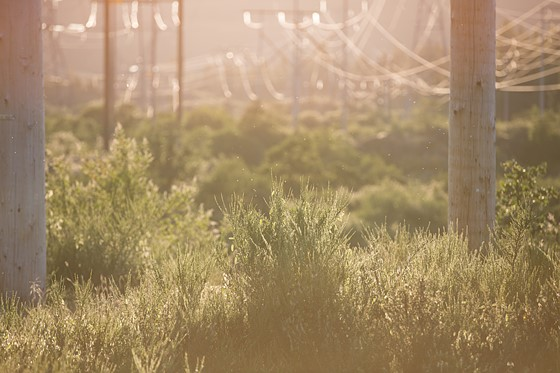
#> input picture lowcontrastcolor.jpg, 560 x 373 px
$ python xulymau.py lowcontrastcolor.jpg
#> lines starting #> are read from the running program, lines starting #| are printed output that depends on the picture
import cv2
import os, sys
import numpy as np
from matplotlib import pyplot as plt

def Color_Image_Histogram(img):
#> called with img = 'lowcontrastcolor.jpg'
	img_bgr = cv2.imread(img)
#> img_bgr is the input picture: shape (373, 560, 3); mean B, G, R 104.5, 139.9, 164.5
	ycrcb_img = cv2.cvtColor(img_bgr, cv2.COLOR_BGR2YCrCb)
#> ycrcb_img: shape (373, 560, 3); mean of channels 0, 1, 2 143.3, 143.2, 106.2
	color = ("b", [0, 0, 0, 0], [0, 0, 0, 0])

	plt.figure()
	for i, col in enumerate(color):
		histr = cv2.calcHist([ycrcb_img], [i], None, [256], [0, 256])
		plt.plot(histr, color = col)
	plt.xlim([0, 256])
	plt.xlabel("frequency")
	plt.ylabel("intensity")
	plt.show()
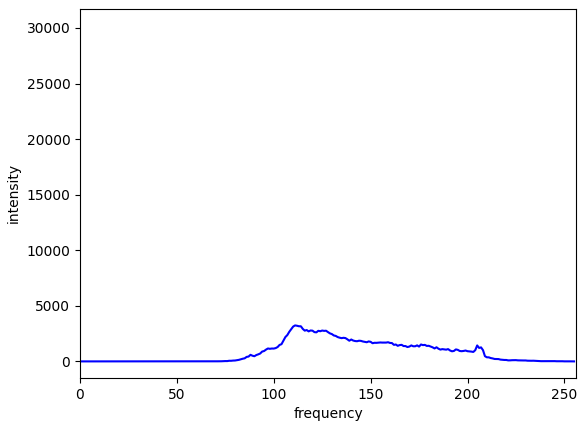
#> figure drawn by matplotlib, 1 panel; curve peaks at x = 111, y = 3237; curve peaks at x = 145, y = 30228; curve peaks at x = 104, y = 17025
	cv2.waitKey()

def Color_Image_Equalizing(img):
#> called with img = 'lowcontrastcolor.jpg'
	rgb_img = cv2.imread(img)
	cv2.imshow("Original Image", rgb_img)
	ycrcb_img = cv2.cvtColor(rgb_img, cv2.COLOR_BGR2YCrCb)
	ycrcb_img[:, :, 0] = cv2.equalizeHist(ycrcb_img[:, :, 0])
#> ycrcb_img: shape (373, 560, 3); mean of channels 0, 1, 2 128.7, 143.2, 106.2
	cv2.imshow("equalized_YCrCb_image", ycrcb_img)

	equalized_img = cv2.cvtColor(ycrcb_img, cv2.COLOR_YCrCb2BGR)
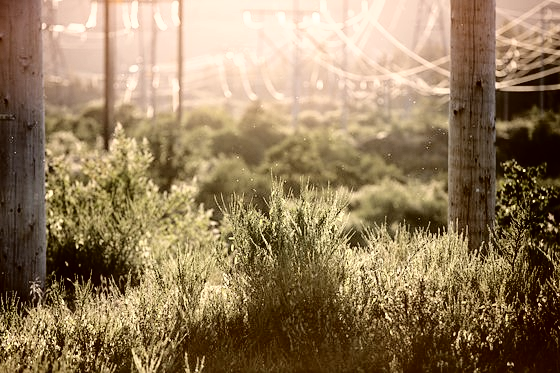
#> equalized_img: shape (373, 560, 3); mean B, G, R 92.7, 125.4, 149
	cv2.imshow("equalized_img", equalized_img)


	color = ("b", [0, 0, 0, 0], [0, 0, 0, 0])

	plt.figure()
	for i, col in enumerate(color):
		histr = cv2.calcHist([ycrcb_img], [i], None, [256], [0, 256])
		plt.plot(histr, color = col)
	plt.xlim([0, 256])
	plt.xlabel("frequency")
	plt.ylabel("intensity")
	plt.show()
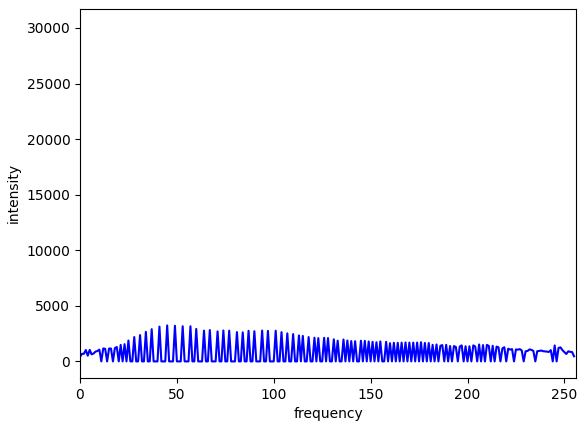
#> figure drawn by matplotlib, 1 panel; curve peaks at x = 45, y = 3237; curve peaks at x = 145, y = 30228; curve peaks at x = 104, y = 17025
	cv2.waitKey()

	return equalized_img

assert len(sys.argv) == 2, "[USAGE] $ python %s lowcontrastcolor.jpg" % (os.path.basename(__file__), INPUT)
INPUT = sys.argv[1]
assert os.path.isfile(INPUT), "% not found" %INPUT

cv2.imshow("Original Image", cv2.imread(INPUT))

Color_Image_Histogram(INPUT)
Color_Image_Equalizing(INPUT)
print("Done")
# equalized_histogram = Color_Image_Equalizing(INPUT)
# Color_Image_Equalizing(equalized_histogram)

$ run again, with lowcontrast2.jpg copied over lowcontrastcolor.jpg
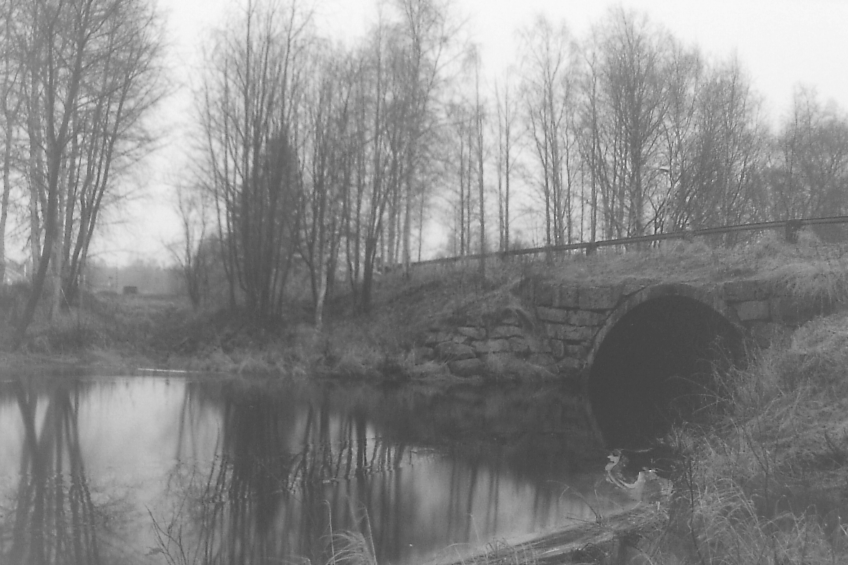
#> input picture lowcontrast2.jpg, 848 x 565 px
#> in Color_Image_Histogram, img_bgr is the input picture: shape (565, 848, 3); min 60, max 250, mean 136.2
#> in Color_Image_Histogram, `plt.show()`:
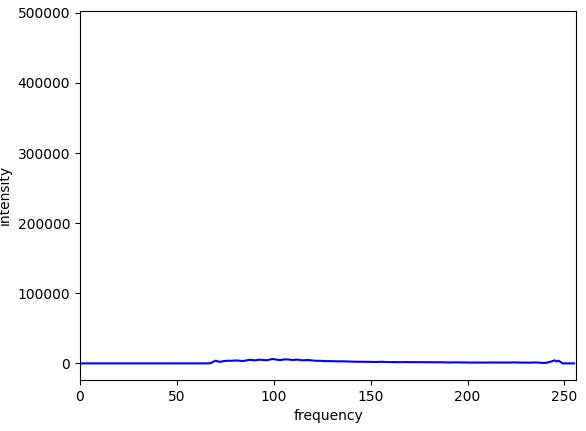
#> figure drawn by matplotlib, 1 panel; curve peaks at x = 99, y = 6130; curve peaks at x = 128, y = 479120; curve peaks at x = 128, y = 479120
#> in Color_Image_Equalizing, `equalized_img = cv2.cvtColor(ycrcb_img, cv2.COLOR_YCrCb2BGR)`:
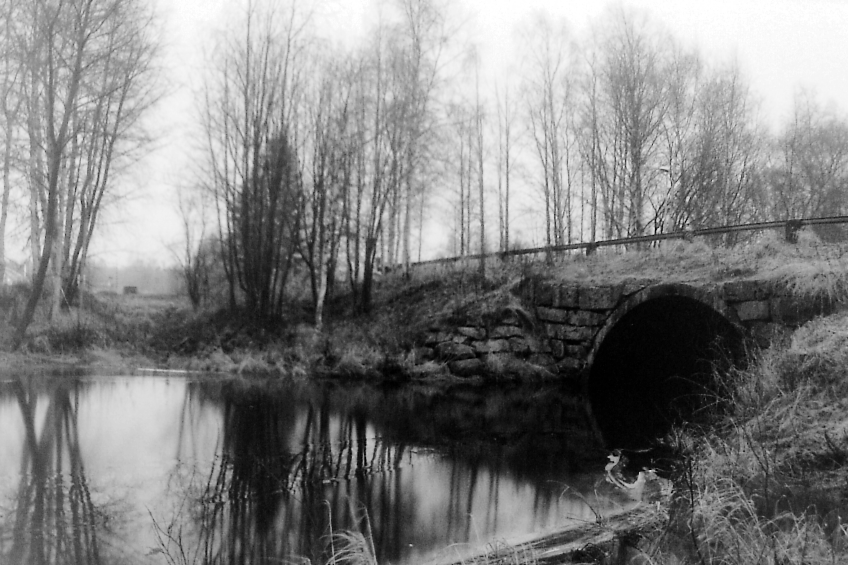
#> equalized_img: shape (565, 848, 3); min 0, max 255, mean 128.4
